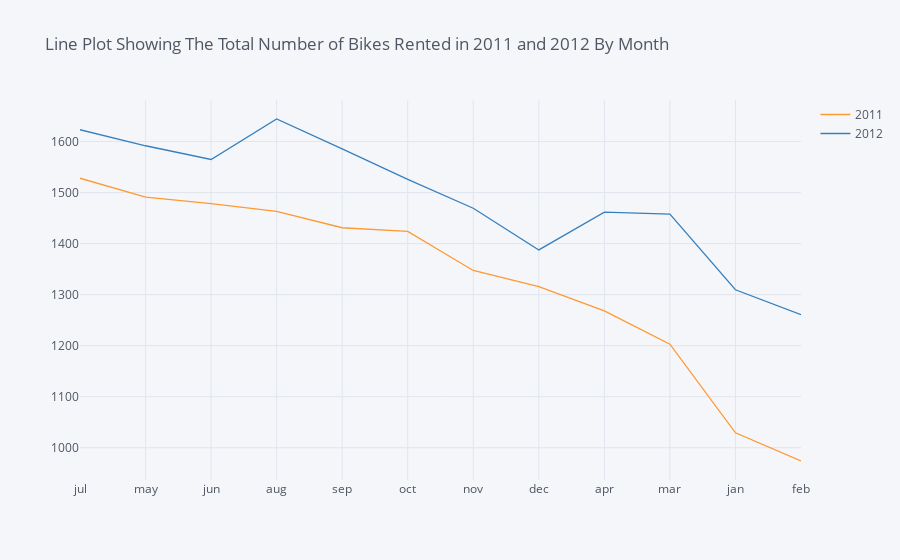

Write notebook code for a chart like this one.
### Code cell
a.iplot(title='Line Plot Showing The Total Number of Bikes Rented in 2011 and 2012 By Month')

### Figure 1 — Plotly figure (JSON) as saved in the notebook; plotly's stock layout.template omitted (floating-point values rounded to 4 significant figures)
{"data": [{"line": {"color": "rgba(255, 153, 51, 1.0)", "dash": "solid", "shape": "linear", "width": 1.3}, "mode": "lines", "name": "2011", "text": "", "type": "scatter", "x": ["jul", "may", "jun", "aug", "sep", "oct", "nov", "dec", "apr", "mar", "jan", "feb"], "y": [1528.0, 1491.0, 1478.0, 1463.0, 1431.0, 1424.0, 1347.0, 1316.0, 1268.0, 1203.0, 1029.0, 974.0]}, {"line": {"color": "rgba(55, 128, 191, 1.0)", "dash": "solid", "shape": "linear", "width": 1.3}, "mode": "lines", "name": "2012", "text": "", "type": "scatter", "x": ["jul", "may", "jun", "aug", "sep", "oct", "nov", "dec", "apr", "mar", "jan", "feb"], "y": [1623.0, 1592.0, 1565.0, 1644.0, 1585.0, 1526.0, 1469.0, 1388.0, 1462.0, 1458.0, 1310.0, 1261.0]}], "layout": {"autosize": true, "legend": {"bgcolor": "#F5F6F9", "font": {"color": "#4D5663"}}, "paper_bgcolor": "#F5F6F9", "plot_bgcolor": "#F5F6F9", "title": {"font": {"color": "#4D5663"}, "text": "Line Plot Showing The Total Number of Bikes Rented in 2011 and 2012 By Month"}, "xaxis": {"autorange": true, "gridcolor": "#E1E5ED", "range": [0, 11], "showgrid": true, "tickfont": {"color": "#4D5663"}, "title": {"font": {"color": "#4D5663"}, "text": ""}, "type": "category", "zerolinecolor": "#E1E5ED"}, "yaxis": {"autorange": true, "gridcolor": "#E1E5ED", "range": [936.8, 1681.0], "showgrid": true, "tickfont": {"color": "#4D5663"}, "title": {"font": {"color": "#4D5663"}, "text": ""}, "type": "linear", "zerolinecolor": "#E1E5ED"}}}
